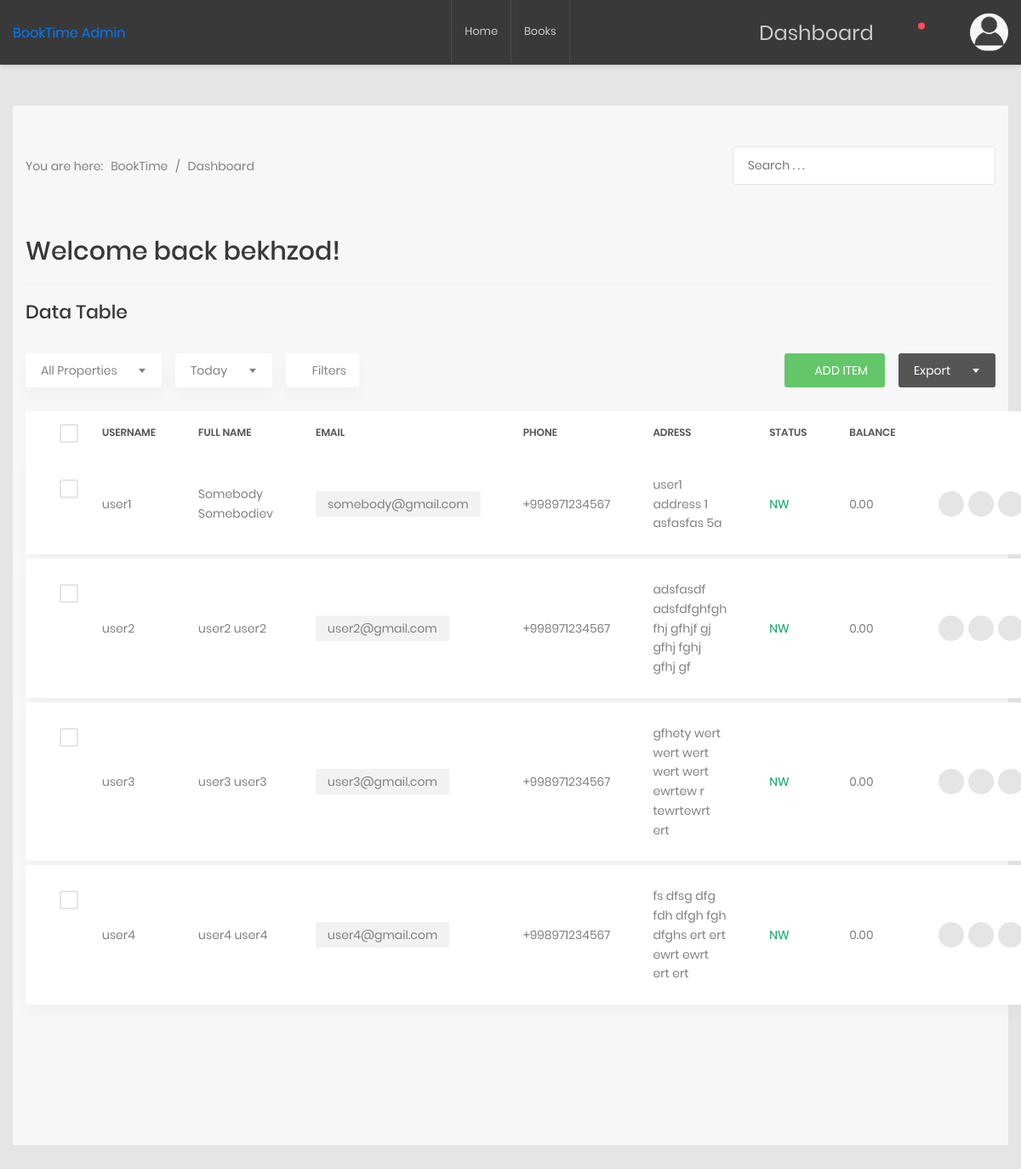
Screenshot of /dashboard/ (signed in) with the database file from the repository.
### readers/models.py (models this page shows)
class Readers(AbstractUser):
    class Status(models.TextChoices):
        New = "NW", "New"
        Active = "AC", "Active"
    picture = models.ImageField(default='profile_pictures/anonim_user.png', upload_to='profile_pictures/')
    address = models.CharField(max_length=300, blank=True, default="")
    phone = models.CharField(max_length=13)
    balance = models.DecimalField(max_digits=8, decimal_places=2, blank=True, default=0)
    status = models.CharField(max_length=2,
                              choices=Status.choices,
                              default=Status.New
                              )
    class Meta:
        verbose_name = 'Reader'
        verbose_name_plural = 'Readers'

### dashboard/views.py (the view, shortened to what this page needs)
# urls.py: path('', DashboardView.as_view(), name="dashboard"),
class DashboardView(SuperuserRequiredMixin, View):
    def get(self, request):
        readers = Readers.objects.all()
        search_query = request.GET.get('q', '')
        context = {"readers": readers, "search_query": search_query}
        return render(request, 'dashboard/dashboard.html', context)

### dashboard/views.py (called while the page is built)
    def test_func(self):
        return self.request.user.is_superuser

### templates/dashboard/dashboard.html (shortened to what this page needs)
{% extends 'base.html' %}
{% block content %}
        <div class="page-content--bgf7">
            <section class="au-breadcrumb2">
                <div class="container">
                    <div class="row">
                        <div class="col-md-12">
                            <div class="au-breadcrumb-content">
                                <div class="au-breadcrumb-left">
                                    <span class="au-breadcrumb-span">You are here:</span>
                                    <ul class="list-unstyled list-inline au-breadcrumb__list">
                                        <li class="list-inline-item active">
                                            <a href="#">BookTime</a>
                                        </li>
                                        <li class="list-inline-item seprate">
                                            <span>/</span>
                                        </li>
                                        <li class="list-inline-item">Dashboard</li>
                                    </ul>
                                </div>
                                <form class="au-form-icon--sm" method="get">
                                    <input class="au-input--w300 au-input--style2"  name="q" value="{{ search_query }}" type="text" placeholder="Search . . .">
                                    <button class="au-btn--submit2">
                                        <i class="zmdi zmdi-search"></i>
                                    </button>
                                </form>
                            </div>
                        </div>
                    </div>
                </div>
            </section>
            <section class="welcome p-t-10">
                <div class="container">
                    <div class="row">
                        <div class="col-md-12">
                            <h1 class="title-4">Welcome back
                                <span>{{ request.user.username }}!</span>
                            </h1>
                            <hr class="line-seprate">
                        </div>
                    </div>
                </div>
            </section>
            <section class="p-t-20">
                <div class="container">
                    <div class="row">
                        <div class="col-md-12">
                            <h3 class="title-5 m-b-35">data table</h3>
                            <div class="table-data__tool">
                                <div class="table-data__tool-left">
                                    <div class="rs-select2--light rs-select2--md">
                                    </div>
                                    <div class="rs-select2--light rs-select2--sm">
                                    </div>
                                    <button class="au-btn-filter">
                                        <i class="zmdi zmdi-filter-list"></i>filters</button>
                                </div>
                                <div class="table-data__tool-right">
                                    <button class="au-btn au-btn-icon au-btn--green au-btn--small">
                                        <i class="zmdi zmdi-plus"></i>add item</button>
                                    <div class="rs-select2--dark rs-select2--sm rs-select2--dark2">
                                    </div>
                                </div>
                            </div>
                            <div class="table-responsive table-responsive-data2">
                                <table class="table table-data2">
                                    <thead>
                                        <tr>
                                            <th>
                                                <label class="au-checkbox">
                                                    <span class="au-checkmark"></span>
                                                </label>
                                            </th>
                                            <th>Username</th>
                                            <th>Full name</th>
                                            <th>Email</th>
                                            <th>Phone</th>
                                            <th>Adress</th>
                                            <th>Status</th>
                                            <th>Balance</th>
                                            <th></th>
                                        </tr>
                                    </thead>
                                    <tbody>
                                    {% for reader in readers %}
                                        {% if not reader.is_superuser %}
                                            <tr class="tr-shadow">
                                                <td>
                                                    <label class="au-checkbox">
                                                        <span class="au-checkmark"></span>
                                                    </label>
                                                </td>
                                                <td>{{ reader.username }}</td>
                                                <td>{{ reader.first_name }} {{ reader.last_name }}</td>
                                                <td>
                                                    <span class="block-email">{{ reader.email }}</span>
                                                </td>
                                                <td>{{ reader.phone }}</td>
                                                <td>{{ reader.address }}</td>
                                                <td>
                                                    <span class="status--process">{{ reader.status }}</span>
                                                </td>
                                                <td>{{ reader.balance }}</td>
                                                <td>
                                                    <div class="table-data-feature">
                                                        <button class="item" data-toggle="tooltip" data-placement="top" title="Send">
                                                            <i class="zmdi zmdi-mail-send"></i>
                                                        </button>
                                                        <a href="{% url 'dashboard:edit_reader' reader.id %}" class="item" data-toggle="tooltip" data-placement="top" title="Edit">
                                                            <i class="zmdi zmdi-edit"></i>
                                                        </a>
                                                        <a href="{% url 'dashboard:delete_reader_confirm' reader.id %}" class="item" data-toggle="tooltip" data-placement="top" title="Delete">
                                                            <i class="zmdi zmdi-delete"></i>
                                                        </a>
                                                    </div>
                                                </td>
                                            </tr>
                                            <tr class="spacer"></tr>
                                        {% endif %}
                                    {% endfor %}
                                    </tbody>
                                </table>
                            </div>
                        </div>
                    </div>
                </div>
            </section>
            <section class="p-t-60 p-b-20">
                <div class="container">
                <div class="row">
                    <div class="col-md-12">
                    <div class="copyright">
                    </div>
                    </div>
                </div>
                </div>
            </section>
            </div>
            </div>
{% endblock %}

### templates/base.html (shortened to what this page needs)
<!DOCTYPE html>
{% load static %}
{% url 'home_page' as home_page_url %}
{% url 'main:list' as books_page_url %}
{% url 'readers:profile' as profile_page_url %}
{% url 'readers:profile-edit' as profile_edit_page_url %}
{% url 'dashboard:dashboard' as dashboard_page_url %}
<html lang="en">
<head>
    <link rel="stylesheet" href="{% static 'main/css/bootstrap.main.css' %}">
    <link rel="stylesheet" href="{% static 'main/css/main.css' %}">
    <link rel="stylesheet" href="https://cdn.jsdelivr.net/npm/bootstrap-icons@1.11.2/font/bootstrap-icons.min.css">
    <link href="{% static 'dashboard/css/font-face.css' %}" rel="stylesheet" media="all">
    <link href="{% static 'dashboard/vendor/font-awesome-4.7/css/font-awesome.min.css' %}" rel="stylesheet" media="all">
    <link href="{% static 'dashboard/vendor/font-awesome-5/css/fontawesome-all.min.css' %}" rel="stylesheet" media="all">
    <link href="{% static 'dashboard/vendor/mdi-font/css/material-design-iconic-font.min.css' %}" rel="stylesheet" media="all">
    <link href="{% static 'dashboard/vendor/bootstrap-4.1/bootstrap.min.css' %}" rel="stylesheet" media="all">
    <link href="{% static 'dashboard/vendor/animsition/animsition.min.css' %}" rel="stylesheet" media="all">
    <link href="{% static 'dashboard/vendor/bootstrap-progressbar/bootstrap-progressbar-3.3.4.min.css' %}" rel="stylesheet" media="all">
    <link href="{% static 'dashboard/vendor/wow/animate.css' %}" rel="stylesheet" media="all">
    <link href="{% static 'dashboard/vendor/css-hamburgers/hamburgers.min.css' %}" rel="stylesheet" media="all">
    <link href="{% static 'dashboard/vendor/slick/slick.css' %}" rel="stylesheet" media="all">
    <link href="{% static 'dashboard/vendor/select2/select2.min.css' %}" rel="stylesheet" media="all">
    <link href="{% static 'dashboard/vendor/perfect-scrollbar/perfect-scrollbar.css' %}" rel="stylesheet" media="all">
    <link href="{% static 'dashboard/css/theme.css' %}" rel="stylesheet" media="all">
</head>
<body class="animsition">
    <div class="page-wrapper">
        <header class="header-desktop3 d-none d-lg-block">
            <div class="section__content section__content--p35">
                <div class="header3-wrap">
                    <div class="header__logo">
                        <a href="{% url 'landing_page' %}">
                            BookTime Admin
                        </a>
                    </div>
                    <div class="header__navbar">
                        <ul class="list-unstyled">
                            <li>
                                <a class="nav-link {% if request.path == home_page_url %} active {% endif %}" aria-current="page" href="{% url 'home_page' %}">
                                    Home
                                </a>
                            </li>
                            <li>
                                <a class="nav-link {% if request.path == books_page_url %} active {% endif %}" aria-current="page" href="{{ books_page_url }}">
                                    Books
                                </a>
                            </li>
                        </ul>
                    </div>
                    <div class="header__tool">
                        {% if request.user.is_authenticated %}
                        <div class="header-button-item">
                              {% if request.user.is_superuser %}
                                  <a class="nav-link {% if request.path == dashboard_page_url %} active {% endif %}" href="{{ dashboard_page_url }}">
                                    Dashboard
                                  </a>
                              {% endif %}
                        </div>
                        <div class="header-button-item has-noti js-item-menu">
                            <i class="zmdi zmdi-notifications"></i>
                        </div>
                        <div class="header-button-item js-item-menu">
                            <i class="zmdi zmdi-settings"></i>
                        </div>
                        <div class="account-wrap">
                            <div class="account-item account-item--style2 clearfix js-item-menu">
                                <div class="image">
                                    <img src="{{ request.user.picture.url }}" alt="John Doe" />
                                </div>
                            </div>
                        </div>
                        {% else %}
                        <div class="header-button-item btn btn-outline-info">
                            <a href="{% url 'readers:login' %}">Login</a>
                        </div>
                        {% endif %}
                    </div>
                </div>
            </div>
        </header>
  <div class="container mt-5">
  {% block content %}
  {% endblock %}
  </div>
</body>
</html>

### rows the page displays
Readers: user.picture (picture), user.username "bekhzod"
Readers: username "user1", first_name "Somebody", last_name "Somebodiev", email "somebody@gmail.com", phone "+998971234567", address "user1 address 1 asfasfas 5a", status "NW", balance "0.00"
Readers: username "user2", first_name "user2", last_name "user2", email "user2@gmail.com", phone "+998971234567", address "adsfasdf adsfdfghfgh fhj gfhjf gj gfhj fghj gfhj gf", status "NW", balance "0.00"
Readers: username "user3", first_name "user3", last_name "user3", email "user3@gmail.com", phone "+998971234567", address "gfhety wert wert wert wert wert ewrtew r tewrtewrt ert", status "NW", balance "0.00"
Readers: username "user4", first_name "user4", last_name "user4", email "user4@gmail.com", phone "+998971234567", address "fs dfsg dfg fdh dfgh fgh dfghs ert ert ewrt ewrt ert ert", status "NW", balance "0.00"
